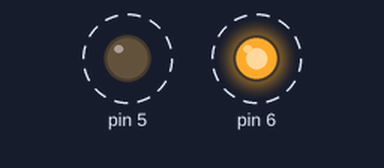
The sketch below on a simulated Arduino Uno, built with avr-gcc and run on an emulated ATmega328P. Parts: output pins drawn as LEDs (lit = HIGH). Dashed ring = blinking.

Above: at 0.5 s.
Timing chart, 0 to 4.6 s (numbered marks = the images above):
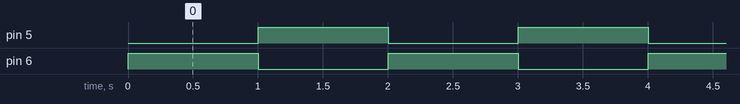

The sketch:

2_codigo.ino
```cpp
// C++ code
//
void setup()
{
  pinMode(6, OUTPUT);
  pinMode(5, OUTPUT);
}

void loop()
{
  digitalWrite(6, HIGH);
  digitalWrite(5, LOW);
  delay(1000);
  digitalWrite(6, LOW);
  digitalWrite(5, HIGH);
  delay(1000); // Wait for 1000 millisecond(s)
}
```

Measured:
- by itself, pin 5, pin 6: alternates HIGH for 1.0 s and LOW for 1.0 s
